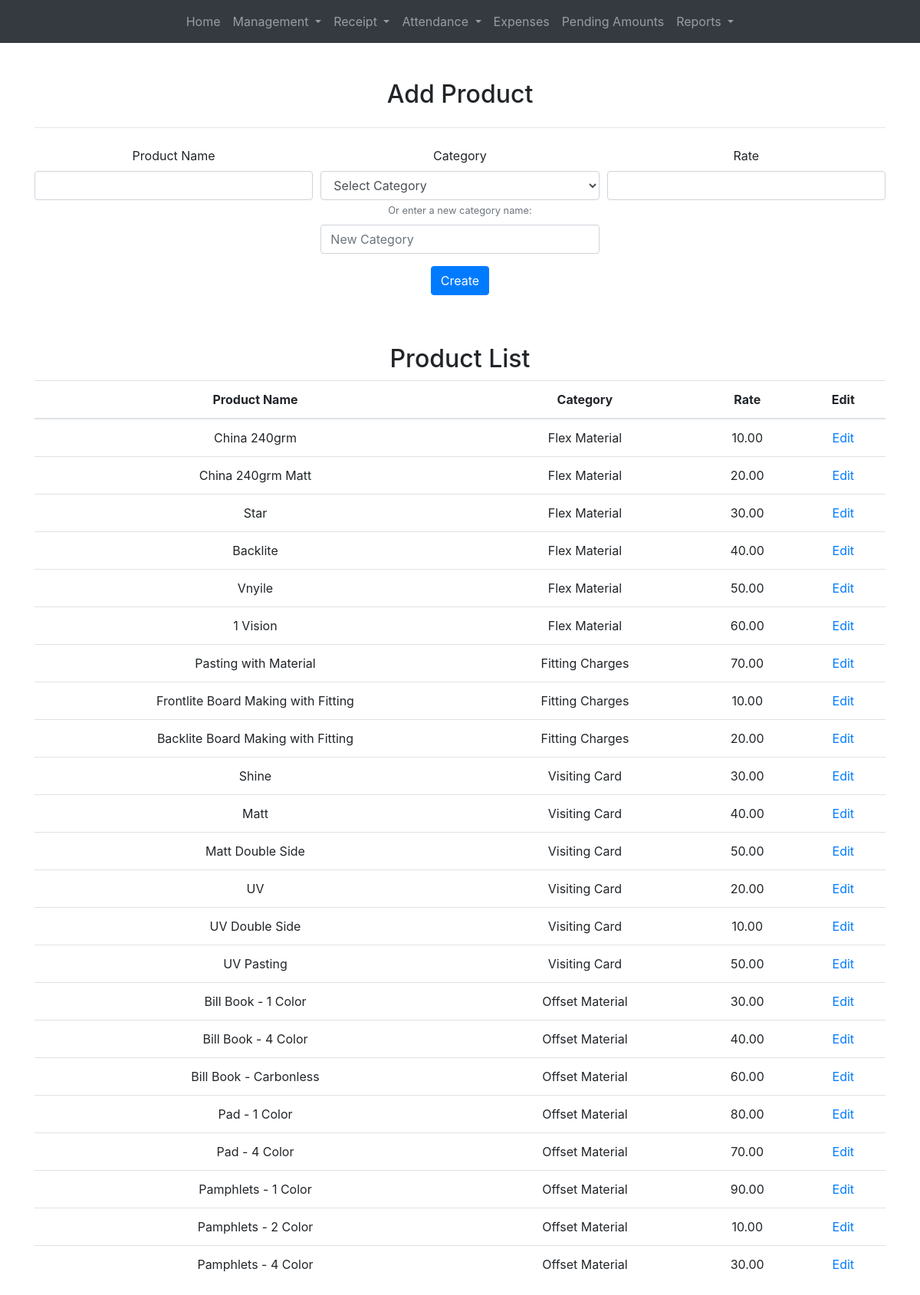
/prod.php, run on the app's committed database.
### tables this page shows
CREATE TABLE IF NOT EXISTS product (
    id INT AUTO_INCREMENT PRIMARY KEY,
    name VARCHAR(255) NOT NULL,
    category VARCHAR(255) NOT NULL,
    rate DECIMAL(10, 2)
);

### prod.php (the view, shortened to what this page needs)
<?php include 'includes/header.php'; ?>
<?php
$product = null;
?>
<!DOCTYPE html>
<html lang="en">
<head>
    <link rel="stylesheet" href="https://stackpath.bootstrapcdn.com/bootstrap/4.5.2/css/bootstrap.min.css">
</head>
<body>
    <br>
    <div class="container mt-4 text-center">
        <h2><?php echo isset($product) ? 'Edit Product' : 'Add Product'; ?></h2>
        <hr class="my-4">
        <form action="<?php echo isset($product) ? 'includes/update_product.php' : 'includes/create_product.php'; ?>" method="post">
            <div class="form-row">
                <div class="col-md-4 mb-3">
                    <label for="name">Product Name</label>
                    <input type="text" class="form-control" id="name" name="name" value="<?php echo isset($product) ? $product['name'] : ''; ?>" required>
                </div>
                <div class="col-md-4 mb-3">
                    <label for="category">Category</label>
                    <select class="form-control" id="category" name="category">
                        <option value="" disabled selected>Select Category</option>
                    </select>
                    <small class="text-muted">Or enter a new category name:</small>
                    <input type="text" class="form-control mt-2" id="new_category" name="new_category" value="" placeholder="New Category">
                </div>
                <div class="col-md-4 mb-3">
                    <label for="rate">Rate</label>
                    <input type="number" step="0.01" class="form-control" id="rate" name="rate" value="<?php echo isset($product) ? $product['rate'] : ''; ?>" required>
                </div>
            </div>
            <div class="form-group text-center">
                <button type="submit" class="btn btn-primary"><?php echo isset($product) ? 'Update' : 'Create'; ?></button>
            </div>
        </form>
    </div><br>
<div class="container mt-4 text-center">
    <h2>Product List</h2>
    <table class="table">
        <thead>
            <tr>
                <th>Product Name</th>
                <th>Category</th>
                <th>Rate</th>
                <th>Edit</th>
            </tr>
        </thead>
        <tbody>
            <?php
            include 'includes/db_connection.php';
            $sql = "SELECT * FROM product";
            $result = $conn->query($sql);
            if ($result->num_rows > 0) {
                while ($row = $result->fetch_assoc()) {
                    echo '<tr>';
                    echo '<td>' . $row['name'] . '</td>';
                    echo '<td>' . $row['category'] . '</td>';
                    echo '<td>' . $row['rate'] . '</td>';
                    echo '<td><a href="prod.php?id=' . $row['id'] . '">Edit</a></td>';
                    echo '</tr>';
                }
            } else {
                echo '<tr><td colspan="5">No products found</td></tr>';
            }
            ?>
        </tbody>
    </table>
</div>
</body>
</html>
<?php include 'includes/footer.php'; ?>

### includes/header.php (shortened to what this page needs)
<!DOCTYPE html>
<html lang="en">
<head>
    <link rel="stylesheet" href="https://stackpath.bootstrapcdn.com/bootstrap/4.5.2/css/bootstrap.min.css">
</head>
<body>
    <nav class="navbar navbar-expand-lg navbar-dark bg-dark">
        <div class="collapse navbar-collapse" id="navbarNav">
            <ul class="navbar-nav mx-auto">
                <li class="nav-item">
                    <a class="nav-link" href="index.php">Home</a>
                </li>
                <li class="nav-item dropdown">
                    <a class="nav-link dropdown-toggle" href="#" id="managerDropdown" role="button" data-toggle="dropdown" aria-haspopup="true" aria-expanded="false">
                        Management
                    </a>
                </li>
                <li class="nav-item dropdown">
                    <a class="nav-link dropdown-toggle" href="#" id="receiptDropdown" role="button" data-toggle="dropdown" aria-haspopup="true" aria-expanded="false">
                        Receipt
                    </a>
                </li>
                <li class="nav-item dropdown">
                    <a class="nav-link dropdown-toggle" href="#" id="attendanceDropdown" role="button" data-toggle="dropdown" aria-haspopup="true" aria-expanded="false">
                        Attendance
                    </a>
                </li>
                <li class="nav-item">
                    <a class="nav-link" href="exp.php">Expenses</a>
                </li>
                <li class="nav-item">
                    <a class="nav-link" href="pend.php">Pending Amounts</a>
                </li>
                <li class="nav-item dropdown">
                    <a class="nav-link dropdown-toggle" href="#" id="attendanceDropdown" role="button" data-toggle="dropdown" aria-haspopup="true" aria-expanded="false">
                    Reports
                    </a>
                </li>
            </ul>
        </div>
    </nav>
</body>
</html>

### includes/footer.php (shortened to what this page needs)
</body>
</html>

### data on the page
product: name "China 240grm", category "Flex Material", rate "10.00"
product: name "China 240grm Matt", category "Flex Material", rate "20.00"
product: name "Star", category "Flex Material", rate "30.00"
product: name "Backlite", category "Flex Material", rate "40.00"
product: name "Vnyile", category "Flex Material", rate "50.00"
product: name "1 Vision", category "Flex Material", rate "60.00"
product: name "Pasting with Material", category "Fitting Charges", rate "70.00"
product: name "Frontlite Board Making with Fitting", category "Fitting Charges", rate "10.00"
product: name "Backlite Board Making with Fitting", category "Fitting Charges", rate "20.00"
product: name "Shine", category "Visiting Card", rate "30.00"
product: name "Matt", category "Visiting Card", rate "40.00"
product: name "Matt Double Side", category "Visiting Card", rate "50.00"
product: name "UV", category "Visiting Card", rate "20.00"
product: name "UV Double Side", category "Visiting Card", rate "10.00"
product: name "UV Pasting", category "Visiting Card", rate "50.00"
product: name "Bill Book - 1 Color", category "Offset Material", rate "30.00"
product: name "Bill Book - 4 Color", category "Offset Material", rate "40.00"
product: name "Bill Book - Carbonless", category "Offset Material", rate "60.00"
product: name "Pad - 1 Color", category "Offset Material", rate "80.00"
product: name "Pad - 4 Color", category "Offset Material", rate "70.00"
product: name "Pamphlets - 1 Color", category "Offset Material", rate "90.00"
product: name "Pamphlets - 2 Color", category "Offset Material", rate "10.00"
product: name "Pamphlets - 4 Color", category "Offset Material", rate "30.00"
